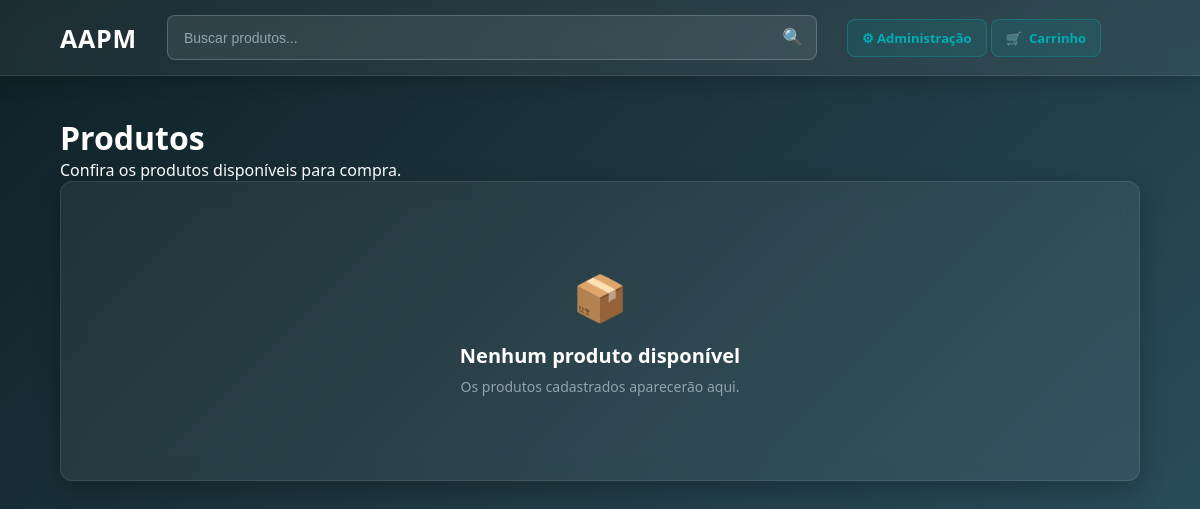
/produtos/ (signed in), run on an earlier commit of the app's database.
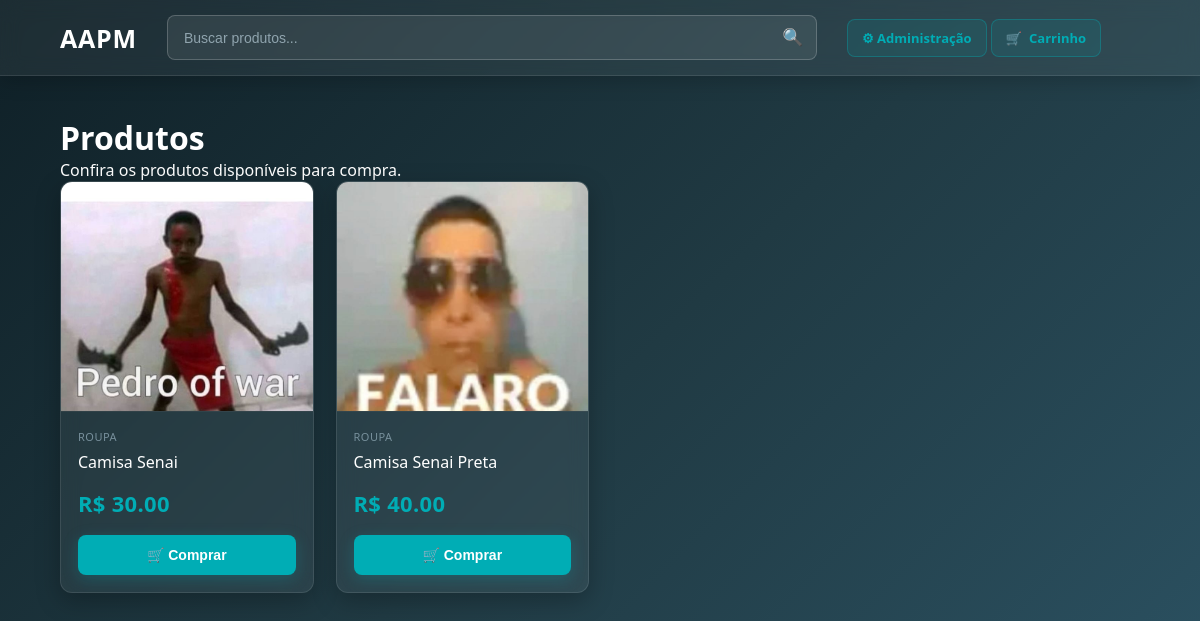
And on a later commit of the database.
### app/models/produto.py (models this page shows, shortened)
class Produto(Base):
    __tablename__ = "produtos"
    id = Column(Integer, primary_key=True, autoincrement=True, index=True)
    nome = Column(String(150), nullable=False, index=True)
    preco = Column(Float, nullable=False, default=0.0)
    estoque_atual = Column(Integer, nullable=False, default=0)
    ativo = Column(Boolean, default=True)
    imagem_path = Column(String(255), nullable=True)
    categoria_id = Column(Integer, ForeignKey("categorias.id", ondelete="SET NULL"), nullable=True )
    categoria = relationship("Categoria", back_populates="produtos")

### app/models/categoria.py (models this page shows)
class Categoria(Base):
    __tablename__ = "categorias"
    id = Column(Integer, primary_key=True, autoincrement=True, index=True)
    nome = Column(String(100), nullable=False, unique=True)
    ativo = Column(Boolean, default=True)
    produtos = relationship("Produto", back_populates="categoria", lazy="select")

### app/controllers/produto_controller.py (the view)
@router.get("/")
def listar_produtos(
    request: Request,
    busca: str = "",
    categoria_id: int = 0,       # 0 = todas as categorias
    db: Session = Depends(get_db),
    usuario = Depends(get_usuario_logado)
):
    query = db.query(Produto).filter(Produto.ativo == True)
    if busca:
        query = query.filter(Produto.nome.ilike(f"%{busca}%"))
    if categoria_id:
        query = query.filter(Produto.categoria_id == categoria_id)
    produtos    = query.order_by(Produto.nome).all()
    categorias  = db.query(Categoria).filter(Categoria.ativo == True).all()
    return templates.TemplateResponse(
        request,
        "produtos/index.html",
        {
            "request":      request,
            "usuario":      usuario,
            "produtos":     produtos,
            "categorias":   categorias,
            "busca":        busca,
            "categoria_id": categoria_id,
        }
    )

### app/templates/produtos/index.html (shortened to what this page needs)
<!DOCTYPE html>
<html lang="pt-br">
<head>
    <link rel="stylesheet" href="/static/produtos-css/index.css">
</head>
<body>
    <header class="topo">
        <div class="logo">
            AAPM
        </div>
        <div class="barra-pesquisa">
            <input
                type="text"
                placeholder="Buscar produtos..."
            >
            <button>🔍</button>
        </div>
        <div class="acoes">
            <a href="/produtos/novo" class="botao-admin">
            ⚙ Administração
            </a>
            <a href="#" class="carrinho">
            🛒
            <span>Carrinho</span>
</a>
        </div>
    </header>
    <main class="container">
        <div class="titulo-pagina">
            <h1>Produtos</h1>
            <p>Confira os produtos disponíveis para compra.</p>
        </div>
<section class="produtos-grid">
    {% for produto in produtos %}
        <div class="produto-card">
            <div class="produto-imagem">
                {% if produto.imagem_path %}
                    <img
                        src="/static/{{ produto.imagem_path }}"
                        alt="{{ produto.nome }}"
                    >
                {% else %}
                    <img
                        src="/static/uploads/produto-generico.png"
                        alt="Imagem padrão"
                    >
                {% endif %}
            </div>
            <div class="produto-info">
                {% if produto.categoria %}
                    <div class="produto-categoria">
                        {{ produto.categoria.nome }}
                    </div>
                {% endif %}
                <h2 class="produto-nome">
                    {{ produto.nome }}
                </h2>
                <div class="produto-preco">
                    R$ {{ "%.2f"|format(produto.preco) }}
                </div>
                <button
                    class="botao-comprar"
                    type="button"
                >
                    🛒 Comprar
                </button>
            </div>
        </div>
    {% endfor %}
    {% if not produtos %}
        <div class="sem-produtos">
            <div class="sem-produtos-icone">
                📦
            </div>
            <h2>
                Nenhum produto disponível
            </h2>
            <p>
                Os produtos cadastrados aparecerão aqui.
            </p>
        </div>
    {% endif %}
</section>
    </main>
</body>
</html>

### app/static/produtos-css/index.css (style rules this page uses)
* { margin: 0; padding: 0; box-sizing: border-box; }
body { min-height: 100vh; font-family: 'Segoe UI', Tahoma, Geneva, Verdana, sans-serif; background: linear-gradient( 135deg, #0f2027, #203a43, #2c5364 ); color: #ffffff; overflow-x: hidden; }
.topo { width: 100%; min-height: 75px; padding: 15px 5%; display: flex; align-items: center; gap: 30px; background: rgba(255, 255, 255, 0.06); backdrop-filter: blur(10px); -webkit-backdrop-filter: blur(10px); border-bottom: 1px solid rgba(255, 255, 255, 0.1); box-shadow: 0 4px 20px rgba(0, 0, 0, 0.2); position: sticky; top: 0; z-index: 100; }
.logo { font-size: 25px; font-weight: 600; letter-spacing: 0.8px; color: #ffffff; white-space: nowrap; }
.barra-pesquisa { flex: 1; max-width: 650px; height: 45px; display: flex; align-items: center; background: rgba(255, 255, 255, 0.08); border: 1px solid rgba(255, 255, 255, 0.2); border-radius: 8px; overflow: hidden; transition: all 0.3s ease; }
.barra-pesquisa input { width: 100%; height: 100%; padding: 0 16px; background: transparent; border: none; outline: none; color: #ffffff; font-size: 14px; }
.barra-pesquisa input::placeholder { color: #90a4ae; }
.barra-pesquisa button { width: 50px; height: 100%; border: none; background: transparent; color: #b0bec5; cursor: pointer; font-size: 17px; transition: all 0.3s ease; }
.carrinho { display: inline-flex; align-items: center; justify-content: center; gap: 7px; padding: 9px 14px; background: rgba(0, 173, 181, 0.12); border: 1px solid rgba(0, 173, 181, 0.35); border-radius: 8px; color: #00adb5; text-decoration: none; font-size: 13px; font-weight: 600; white-space: nowrap; transition: all 0.3s ease; }
.botao-admin { display: inline-flex; align-items: center; justify-content: center; padding: 9px 14px; background: rgba(0, 173, 181, 0.12); border: 1px solid rgba(0, 173, 181, 0.35); border-radius: 8px; color: #00adb5; text-decoration: none; font-size: 13px; font-weight: 600; white-space: nowrap; transition: all 0.3s ease; }
.container { width: 90%; max-width: 1400px; margin: 40px auto; }
.produtos-grid { display: grid; grid-template-columns: repeat( auto-fill, minmax(220px, 1fr) ); gap: 22px; }
.produto-card { display: flex; flex-direction: column; overflow: hidden; background: rgba(255, 255, 255, 0.06); backdrop-filter: blur(10px); -webkit-backdrop-filter: blur(10px); border: 1px solid rgba(255, 255, 255, 0.1); border-radius: 12px; box-shadow: 0 8px 25px rgba(0, 0, 0, 0.25); transition: transform 0.3s ease, border-color 0.3s ease, box-shadow 0.3s ease; }
.produto-imagem { width: 100%; height: 230px; display: flex; align-items: center; justify-content: center; overflow: hidden; background: rgba(0, 0, 0, 0.15); border-bottom: 1px solid rgba(255, 255, 255, 0.08); }
.produto-imagem img { width: 100%; height: 100%; object-fit: cover; transition: transform 0.4s ease; }
.produto-info { padding: 17px; display: flex; flex-direction: column; flex: 1; }
.produto-categoria { margin-bottom: 7px; color: #78909c; font-size: 11px; font-weight: 500; text-transform: uppercase; letter-spacing: 0.5px; }
.produto-nome { margin-bottom: 15px; color: #ffffff; font-size: 16px; font-weight: 500; line-height: 1.4; display: -webkit-box; -webkit-line-clamp: 2; -webkit-box-orient: vertical; overflow: hidden; }
.produto-preco { margin-bottom: 17px; color: #00adb5; font-size: 22px; font-weight: 600; letter-spacing: 0.3px; }
.botao-comprar { width: 100%; padding: 12px; margin-top: auto; display: flex; align-items: center; justify-content: center; gap: 6px; background: #00adb5; color: #ffffff; border: none; border-radius: 8px; text-decoration: none; font-size: 14px; font-weight: 600; cursor: pointer; box-shadow: 0 4px 15px rgba(0, 173, 181, 0.25); transition: all 0.3s ease; }

What changed in the data, as far as the page shows it:
added Produto: imagem_path (picture), categoria.nome "ROUPA", nome "Camisa Senai", preco "30.00"
added Produto: imagem_path (picture), categoria.nome "ROUPA", nome "Camisa Senai Preta", preco "40.00"
Also different on the page:
text no longer shown: "📦 Nenhum produto disponível Os produtos cadastrados aparecerão aqui."
